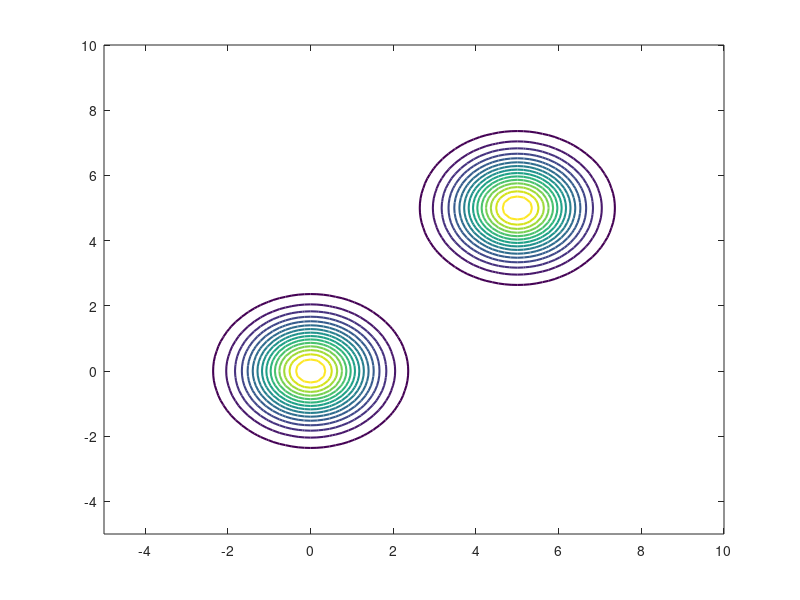

MATLAB code for this plot: (Note: this script raises an error after producing the figure.)
clc;
close all;
clear all;
%%
sigma1 = 1; % Standard deviation for x1
sigma2 = 1; % Standard deviation for x2
A1 = 5; % Mean offset for x1
A2 = 5; % Mean offset for x2
% Define the grid
x1 = linspace(-5, 10, 100); % Range for x1
x2 = linspace(-5, 10, 100); % Range for x2
[X1, X2] = meshgrid(x1, x2);

% Define the first joint PDF (centered at (0, 0))
joint_pdf1 = @(x1, x2) (1 / (sqrt(2 * pi) * sigma1)) .* exp(-((x1).^2) / (2 * sigma1^2)) .* ...
                       (1 / (sqrt(2 * pi) * sigma2)) .* exp(-((x2).^2) / (2 * sigma2^2));

% Evaluate the first joint PDF
Z1 = joint_pdf1(X1, X2);

joint_pdf2 = @(x1, x2) (1 / (sqrt(2 * pi) * sigma1)) .* exp(-((x1 - A1).^2) / (2 * sigma1^2)) .* ...
                       (1 / (sqrt(2 * pi) * sigma2)) .* exp(-((x2 - A2).^2) / (2 * sigma2^2));

% Evaluate the second joint PDF
Z2 = joint_pdf2(X1, X2);

figure;
contour(X1, X2, Z1, 15, 'LineWidth', 1.5); % Contour with 15 levels
hold on;

% Plot contour for the second joint PDF
contour(X1, X2, Z2, 15, 'LineWidth', 1.5);

% Add labels and legend
% title('Contours of Joint PDFs');
xline(0,"color",'black')
yline(0,"color",'black')
colorbar()
xlabel('x_1');
ylabel('x_2');
grid on;
hold off;
set(gca, "FontSize", 10, "FontName", "Times New Roman")
print_plot("1.png",4,3,800)